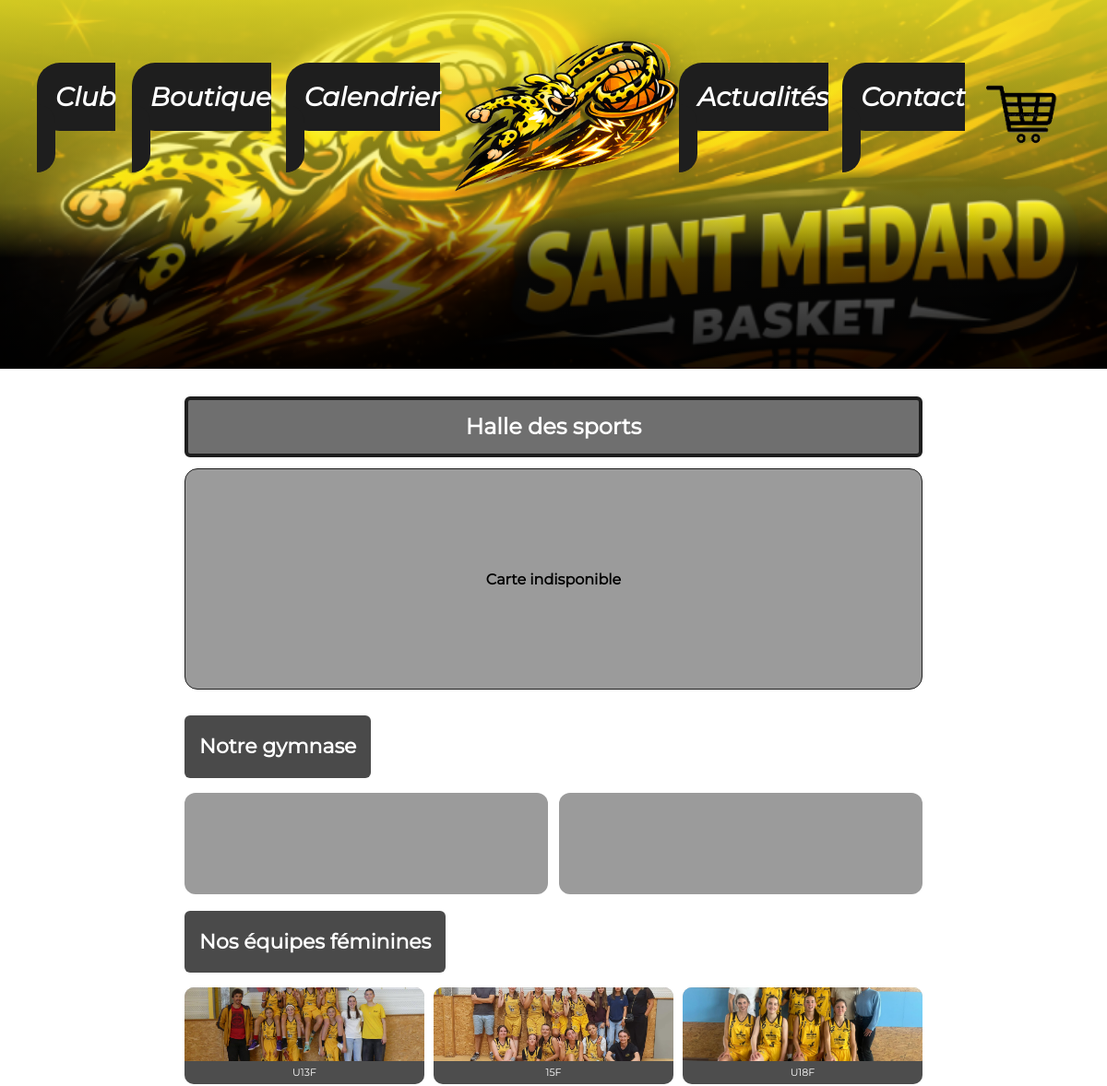
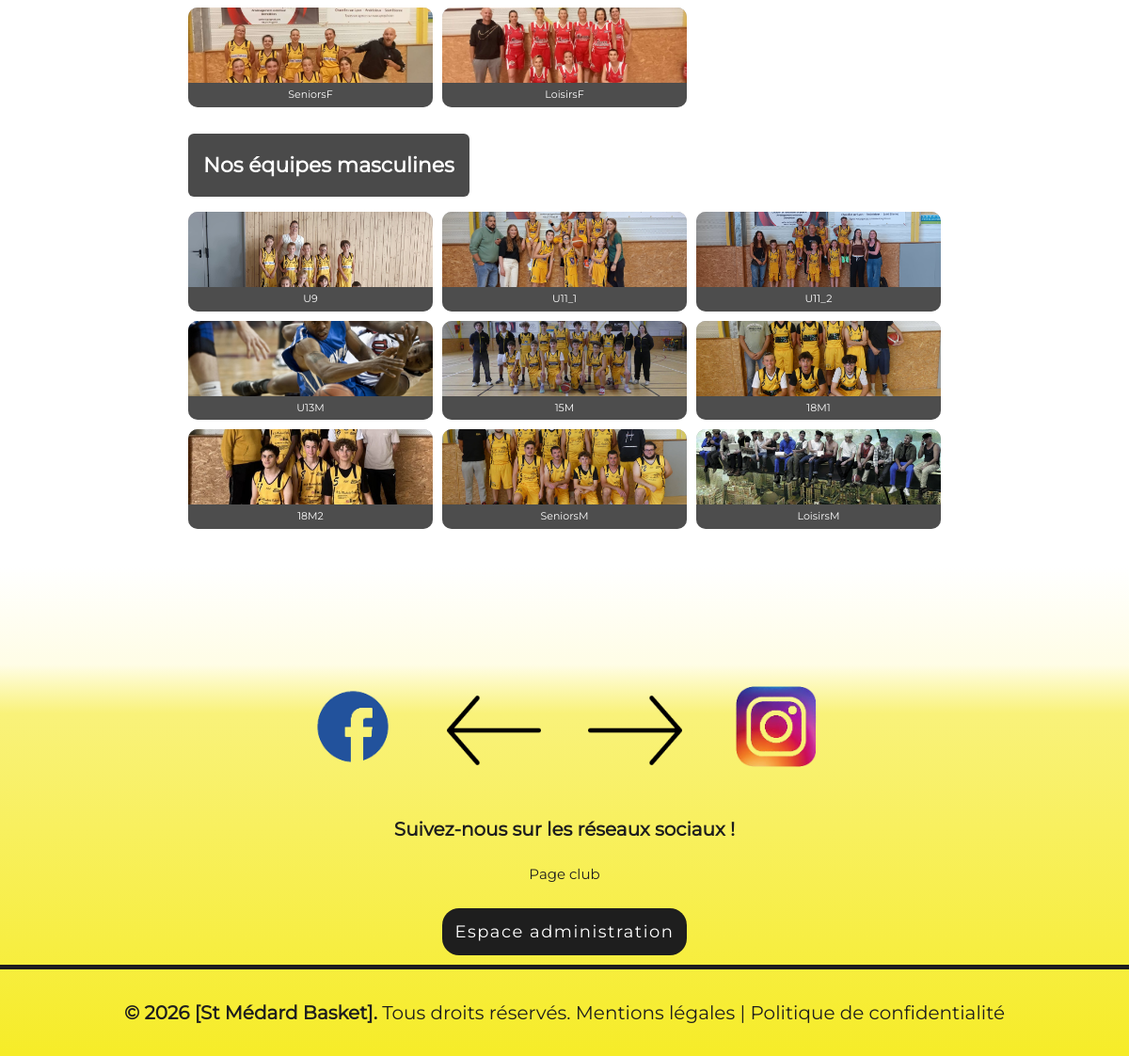
Page /pages/club.php on the committed database (2 pictures, top to bottom).
### tables this page shows
CREATE TABLE `teams` (
  `id` char(36) NOT NULL,
  `categorie` text DEFAULT NULL,
  `image` varchar(255) DEFAULT NULL,
  `entraineur_id` char(36) DEFAULT NULL,
  `genre` text DEFAULT NULL CHECK (`genre` in ('masculin','féminin','mixte')),
  `creneaux_entrainement` text DEFAULT NULL
);

### php/database.php (called while the page is built)
<?php
class Database {
  private static ?PDO $db = null;
  public static function getConnection(): PDO {
    if (self::$db === null) {
      $host = "localhost";
      $dbname = "stmedard_basket";
      $user = "root";
      $pass = "";
      self::$db = new PDO(
        "mysql:host=$host;dbname=$dbname;charset=utf8mb4",
        $user,
        $pass,
        [
          PDO::ATTR_ERRMODE => PDO::ERRMODE_EXCEPTION,
          PDO::ATTR_DEFAULT_FETCH_MODE => PDO::FETCH_ASSOC,
          PDO::ATTR_EMULATE_PREPARES => false,
        ]
      );
    }
    return self::$db;
  }
}

### php/team.php (called while the page is built, shortened)
<?php
require_once __DIR__ . "/database.php";
class Team
{
    private PDO $db;
    public function __construct()
    {
        $this->db = Database::getConnection();
    }
    public function getAll(): array
    {
        $stmt = $this->db->query("SELECT * FROM teams");
        return $stmt->fetchAll();
    }
}

### pages/club.php (the view, shortened to what this page needs)
<?php
include "../php/connexion.php";
require_once __DIR__ . "/../php/team.php";
$tObj = new Team();
$eq = $tObj->getAll();
$eqF = [];
$eqM = [];
foreach ($eq as $t) {
  $cat = strtolower($t["categorie"] ?? "");
  $gen = strtolower($t["genre"] ?? "");
  if (strpos($gen, "f") !== false || strpos($cat, "f") !== false || strpos($cat, "fémin") !== false) {
    $eqF[] = $t;
  } else {
    $eqM[] = $t;
  }
}
?>
<!DOCTYPE html>
<html lang="fr">
<head>
    <link rel="stylesheet" href="../CSS/style.css">
</head>
<body>
    <header>
        <section class="top">
            <nav class="menu">
                <ul>
                    <li><a href="club.php">Club</a></li>
                    <li><a href="boutique.php">Boutique</a></li>
                    <li><a href="calendrier.php">Calendrier</a></li>
                    <div class="logo">
                        <a href="../index.php"><img src="../image/logo/logo_StMedard.png" alt="Logo Saint-Médard Basket" width="250" height="200"></a>
                    </div>
                    <li><a href="actualite.php">Actualités</a></li>
                    <li><a href="contact.php">Contact</a></li>
                    <div class="panier">
                        <a href="boutique.php"><img src="../image/icone/panier.png" alt="Panier" width="100" height="100"></a>
                    </div>
                </ul>
            </nav>
        </section>
    </header>
    <main class="mainB">
            <section class="club">
                <h1 class="title">Halle des sports</h1>
                <div class="map" id="mapBox">
                </div>
                <h2 class="subtitle">Notre gymnase</h2>
                <div class="photos">
                <div class="photo"></div>
                <div class="photo"></div>
                </div>
                <h2 class="subtitle">Nos équipes féminines</h2>
                <div class="teams">
                <?php foreach ($eqF as $t): ?>
                    <div class="team">
                        <img
                            class="team-img"
                            src="../image/<?= htmlspecialchars($t["image"] ?? "logo/logo_StMedard.png") ?>"
                            alt="<?= htmlspecialchars($t["categorie"] ?? "Équipe") ?>">
                        <p><?= htmlspecialchars($t["nom"] ?? $t["categorie"] ?? "Équipe") ?></p>
                        </div>
                <?php endforeach; ?>
                </div>
                <h2 class="subtitle">Nos équipes masculines</h2>
                <div class="teams">
                <?php foreach ($eqM as $t): ?>
                    <div class="team">
                        <img
                            class="team-img"
                            src="../image/<?= htmlspecialchars($t["image"] ?? "logo/logo_StMedard.png") ?>"
                            alt="<?= htmlspecialchars($t["categorie"] ?? "Équipe") ?>">
                        <p><?= htmlspecialchars($t["nom"] ?? $t["categorie"] ?? "Équipe") ?></p>
                    </div>
                <?php endforeach; ?>
                </div>
            </section>
    </main>
    <footer>
        <section class="down">
            <div class="reseau">
                <a href=""><img src="../image/icone/facebook.png" alt="Facebook" width="100" height="100"></a>
                <img src="../image/icone/arrow2.png" alt="flèche" width="100" height="75">
                <img src="../image/icone/arrow.png" alt="flèche" width="100" height="75">
                <a href="https://www.instagram.com/saint.medard.basket/"><img src="../image/icone/instagram.png" alt="Instagram" width="100" height="100"></a>
            </div>
            <br><p><strong>Suivez-nous sur les réseaux sociaux !</strong></p>
            <div class="fil">
                <p>Page club</p>
            </div>
            <div class="admin">
                <a href="../php/admin/login.php">Espace administration</a>
            </div>
            <div class="mentions">
                <hr>
                <p><strong>© 2026 [St Médard Basket].</strong> Tous droits réservés. Mentions légales | Politique de confidentialité</p>
            </div>
        </section>
    </footer>
</body>
</html>

### CSS/style.css (style rules this page uses)
* { margin: 0; padding: 0; box-sizing: border-box; }
body { font-family: Montserrat, sans-serif; line-height: 1.6; display: flex; flex-direction: column; }
img { max-width: 100%; height: auto; }
main { width: 100%; }
html, body { overflow-x: hidden; }
.admin { text-align: center; margin-top: 25px; }
.admin a { position: relative; letter-spacing: 1.5px; background-color:#1e1e1e; color: #ffffff; text-decoration: none; font-size: 18px; padding: 14px; border-radius: 18px; }
.admin a::after { content: ""; position: absolute; left: 50%; bottom: 8px; transform: translateX(-50%) scaleX(0); width: 60%; height: 3px; background-color: #F6EC28; transform-origin: center; transition: transform 0.3s ease; }
.top { position: relative; height: 50vh; background: linear-gradient( to bottom, rgba(246, 236, 40, 0.85) 0%, rgba(246, 236, 40, 0.4) 55%, rgba(0, 0, 0, 0.6) 70%, rgba(0, 0, 0, 0.9) 100% ), url("../image/banniere_stmedard.png"); background-size: cover; background-position: center center; color: white; }
.menu { padding: 20px; }
.menu ul { list-style: none; display: flex; justify-content: space-around; align-items: center; padding: 20px; }
.menu ul li a { position: relative; text-decoration: none; background-color: #1e1e1e; color: white; font-weight: bold; font-size: 28px; font-family: Montserrat-I, sans-serif; border-radius: 25px; padding: 20px; }
.menu ul li a::after { content: ""; position: absolute; left: 50%; bottom: 8px; transform: translateX(-50%) scaleX(0); width: 60%; height: 3px; background-color: #F6EC28; transform-origin: center; transition: transform 0.3s ease; }
.logo img { filter: drop-shadow(0 6px 14px rgba(0, 0, 0, 0.5)); }
.mainB { display: flex; justify-content: center; margin: 30px 0; }
.down { background: linear-gradient( to top, #f6ec28 0%, #f9f27a 70%, #fffde6 80%, #ffffff 100% ); padding-bottom: 20px; padding-top: 50px; text-align: center; font-family: Montserrat, sans-serif; position: relative; bottom: 0; width: 100%; }
footer p { color: #1e1e1e; font-size: 20px; padding: 10px; }
.reseau { display: flex; justify-content: center; align-items: center; margin-top: 70px; gap: 50px; }
.fil p { font-size: 15px; text-align: center; }
.mentions hr { margin: 20px 0; border: 0; height: 5px; width: 100%; background: #1e1e1e; }
.mentions { position: fixed0; bottom: 0; width: 100%; text-align: center; }
.club { width: 100%; max-width: 820px; margin: 0 auto; padding: 0 10px; }
.title { background: #6f6f6f; color: #fff; text-align: center; padding: 10px; border-radius: 6px; font-weight: bold; margin-bottom: 12px; border: 4px solid #1e1e1e; }
.subtitle { display: inline-block; background: #4a4a4a; color: #fff; padding: 16px; border-radius: 6px; font-size: 22px; margin: 18px 0 16px; }
.map { height: 240px; background: #9b9b9b; border-radius: 14px; display: flex; align-items: center; justify-content: center; margin-bottom: 10px; font-weight: bold; border: 1px solid #1e1e1e; }
.photos { display: grid; grid-template-columns: 1fr 1fr; gap: 12px; }
.photo { height: 110px; background: #9b9b9b; border-radius: 12px; }
.teams { display: grid; grid-template-columns: repeat(3, 1fr); gap: 10px; margin-bottom: 10px; }
.team { background: #9b9b9b; border-radius: 10px; overflow: hidden; text-align: center; font-size: 11px; }
.team-img { background: rgba(255,255,255,0.2); width: 100%; height: 80px; object-fit: cover; display: block; }
.team p { background: rgba(0,0,0,0.5); color: white; margin: 0; padding: 4px; }

### rows in the picture
teams: image+categorie (picture), categorie "U13F"
teams: image (picture), categorie "15F"
teams: image+categorie (picture), categorie "U18F"
teams: image (picture), categorie "SeniorsF"
teams: image (picture), categorie "LoisirsF"
teams: image (picture), categorie "U9"
teams: image (picture), categorie "U11_1"
teams: image (picture), categorie "U11_2"
teams: image+categorie (picture), categorie "U13M"
teams: image (picture), categorie "15M"
teams: image (picture), categorie "18M1"
teams: image (picture), categorie "18M2"
teams: image (picture), categorie "SeniorsM"
teams: image (picture), categorie "LoisirsM"
